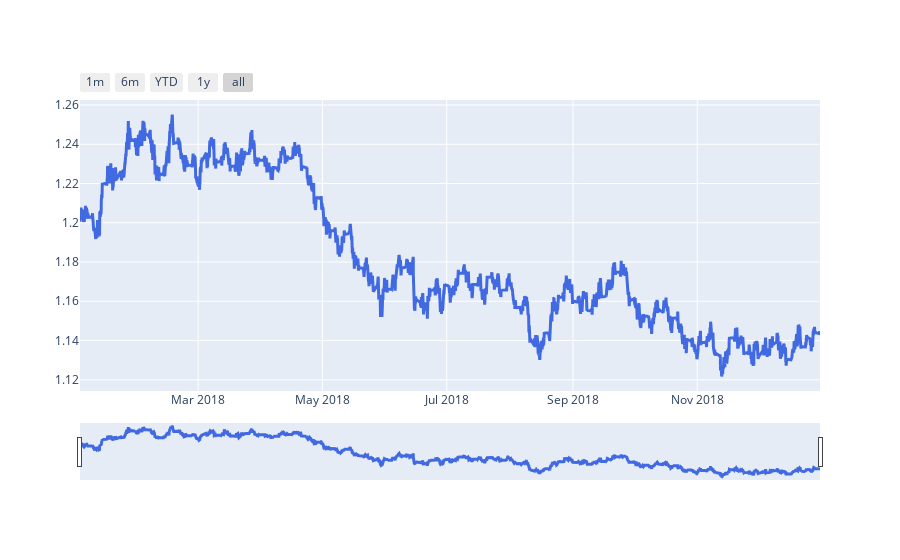

This figure's notebook cell:
### Code cell
#Precio
fig = go.Figure()
fig.add_trace(go.Scatter(x=df['time'], y=df['close'],
                    mode='lines',
                    name='Close moving average',
                    line=dict(color='royalblue', width=3)))

fig.update_xaxes(
    rangeslider_visible=True,
    rangeselector=dict(
        buttons=list([
            dict(count=1, label="1m", step="month", stepmode="backward"),
            dict(count=6, label="6m", step="month", stepmode="backward"),
            dict(count=1, label="YTD", step="year", stepmode="todate"),
            dict(count=1, label="1y", step="year", stepmode="backward"),
            dict(step="all")
        ])
    )
)
fig.show()

### Figure 1 — Plotly figure (JSON) as saved in the notebook; plotly's stock layout.template omitted (floating-point values rounded to 4 significant figures; data arrays with more than 128 entries replaced by an {"elided": "..."} marker saying what was removed)
{"data": [{"line": {"color": "royalblue", "width": 3}, "mode": "lines", "name": "Close moving average", "type": "scatter", "x": {"elided": "24745 str values"}, "y": {"elided": "24745 float values"}}], "layout": {"xaxis": {"rangeselector": {"buttons": [{"count": 1, "label": "1m", "step": "month", "stepmode": "backward"}, {"count": 6, "label": "6m", "step": "month", "stepmode": "backward"}, {"count": 1, "label": "YTD", "step": "year", "stepmode": "todate"}, {"count": 1, "label": "1y", "step": "year", "stepmode": "backward"}, {"step": "all"}]}, "rangeslider": {"visible": true}}}}
